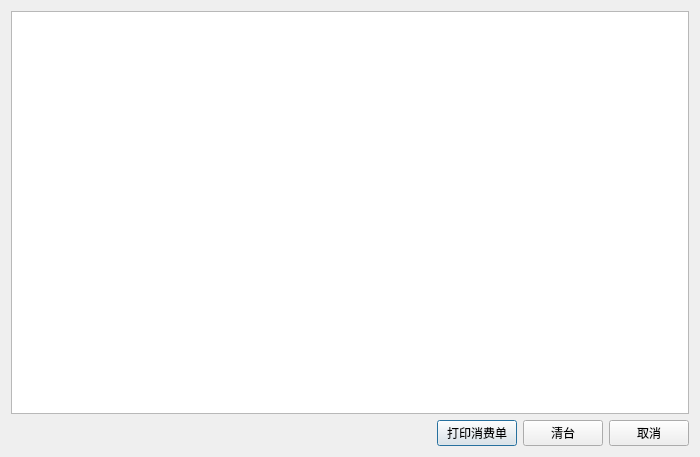
<?xml version="1.0" encoding="UTF-8"?>
<ui version="4.0">
 <class>w_scr_dish_main_bar_cancel</class>
 <widget class="QDialog" name="w_scr_dish_main_bar_cancel">
  <property name="geometry">
   <rect>
    <x>0</x>
    <y>0</y>
    <width>700</width>
    <height>457</height>
   </rect>
  </property>
  <property name="windowTitle">
   <string>Dialog</string>
  </property>
  <layout class="QVBoxLayout" name="verticalLayout">
   <item>
    <widget class="lds_tableView" name="tableView"/>
   </item>
   <item>
    <layout class="QHBoxLayout" name="horizontalLayout">
     <item>
      <spacer name="horizontalSpacer">
       <property name="orientation">
        <enum>Qt::Horizontal</enum>
       </property>
       <property name="sizeHint" stdset="0">
        <size>
         <width>40</width>
         <height>20</height>
        </size>
       </property>
      </spacer>
     </item>
     <item>
      <widget class="lds_toolbar_button" name="pushButton_print">
       <property name="text">
        <string>打印消费单</string>
       </property>
       <property name="outer_stylesheet" stdset="0">
        <string>pushbutton</string>
       </property>
      </widget>
     </item>
     <item>
      <widget class="lds_toolbar_button" name="pushButton_ok">
       <property name="text">
        <string>清台</string>
       </property>
       <property name="outer_stylesheet" stdset="0">
        <string>pushbutton</string>
       </property>
      </widget>
     </item>
     <item>
      <widget class="lds_toolbar_button" name="pushButton_cancel">
       <property name="text">
        <string>取消</string>
       </property>
       <property name="outer_stylesheet" stdset="0">
        <string>pushbutton</string>
       </property>
      </widget>
     </item>
    </layout>
   </item>
  </layout>
 </widget>
 <customwidgets>
  <customwidget>
   <class>lds_toolbar_button</class>
   <extends>QPushButton</extends>
   <header>lds_toolbar_button.h</header>
  </customwidget>
  <customwidget>
   <class>lds_tableView</class>
   <extends>QTableView</extends>
   <header>lds_tableview.h</header>
  </customwidget>
 </customwidgets>
 <resources/>
 <connections/>
</ui>
